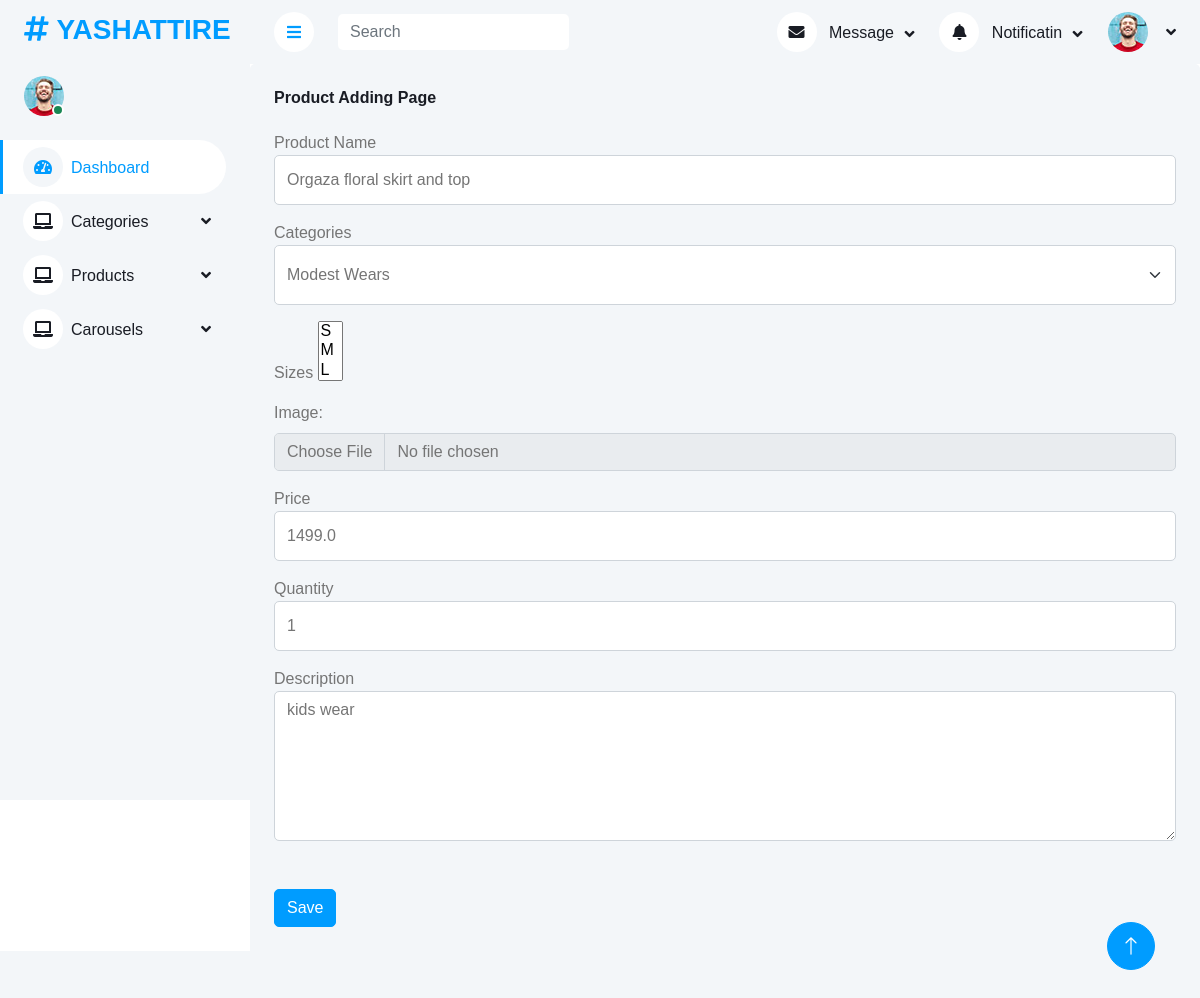
Screenshot of /MainApp/Edit_product/6/ with the database file from the repository.
### MainApp/models.py (models this page shows)
class Productdb(models.Model):
    P_name = models.CharField(max_length=25, null=True, blank=True)
    Category = models.CharField(max_length=15, null=True, blank=True)
    p_image = models.ImageField(upload_to="p_image")
    Price = models.FloatField(null=True, blank=True,max_length=10)
    Quantity = models.CharField(max_length=20, null=True, blank=True)
    Description = models.CharField(max_length=25, null=True, blank=True)

### MainApp/views.py (the view)
# urls.py: path('Edit_product/<int:dataid>/',views.Edit_product,name="Edit_product"),
def Edit_product(request, dataid):
    data = Productdb.objects.get(id=dataid)
    category_data = CategoryDb.objects.all()
    sizes=PRODUCT_SIZES
    return render(request,"Edit_product.html", {'data':data,'category_data':category_data,'sizes':sizes})

### MainApp/Templates/Edit_Product.html (shortened to what this page needs)
<!DOCTYPE html>
{% extends 'Admin_homepage.html' %}
{% block content %}
<html lang="en">
<head>
</head>
<body>
    <div class="bg-light rounded h-100 p-4">
        <h6 class="mb-4">Product Adding Page</h6>
        <form method="post" action="{% url 'Update_product' dataid=data.id %}" enctype="multipart/form-data">
        <div class="form-group mb-3">
            <label for="floatingTextarea">Product Name</label>
            <input type="text" class="form-control" id="text" placeholder="" style="height: 50px;" name="Product" value="{{data.P_name}}">
        </div>
        <div class="form-group mb-3 ">
            <label for="floatingTextarea">Categories</label>
            <select class="form-select" id="floatingSelect" aria-label="Floating label select example"  style="height: 60px;" name="category" >
                {% for i in category_data %}
                <option selected="" >{{i.c_name}}</option>
                {% endfor %}
            </select>
        </div>
        <div class="form-group mb-3 ">
            <label for="floatingTextarea">Sizes</label>
            <select multiple class="SlectBox" id="size" aria-label="Floating label select example" style="height: 60px;" name="sizes">
                {% for i in sizes %}
                <option  value="{{i.0}}" >{{i.1}}</option>
                {% endfor %}
            </select>
        </div>
        <div class="mb-3">
            <label for="file" class="form-label" >Image:</label>
            <input type="file" class="form-control" id="file" name="p_image" value="{{data.p_image}}" src="{{data.p_image.url}}">
        </div>
        <div class="form-group mb-3">
            <label for="floatingInput">Price</label>
            <input type="text" class="form-control" id="floatingInput" placeholder=""  style="height: 50px;" name="price" value="{{data.Price}}">
        </div>
        <div class="form-group mb-3">
            <label for="floatingInput">Quantity</label>
            <input type="text" class="form-control" id="floatingInput" placeholder="" style="height: 50px;" name="quantity" value="{{data.Quantity}}">
        </div>
        <div class="form-group">
            <label for="floatingTextarea" >Description</label>
            <textarea class="form-control" placeholder="" id="floatingTextarea" style="height: 150px;" name="description" >{{data.Description}}</textarea>
        </div><br><br>
        <button type="submit" class="btn btn-primary">Save</button>
    </div>
</body>
</html>
{% endblock %}

### MainApp/static/css/style.css (style rules this page uses)
:root { --primary: #009CFF; --light: #F3F6F9; --dark: #191C24; }
.btn { transition: .5s; }
.btn.btn-primary { color: #FFFFFF; }

### rows the page displays
Productdb: Product "Orgaza floral skirt and top", price "1499.0", quantity "1", description "kids wear"

### other values shown
form field category "Modest Wears"
